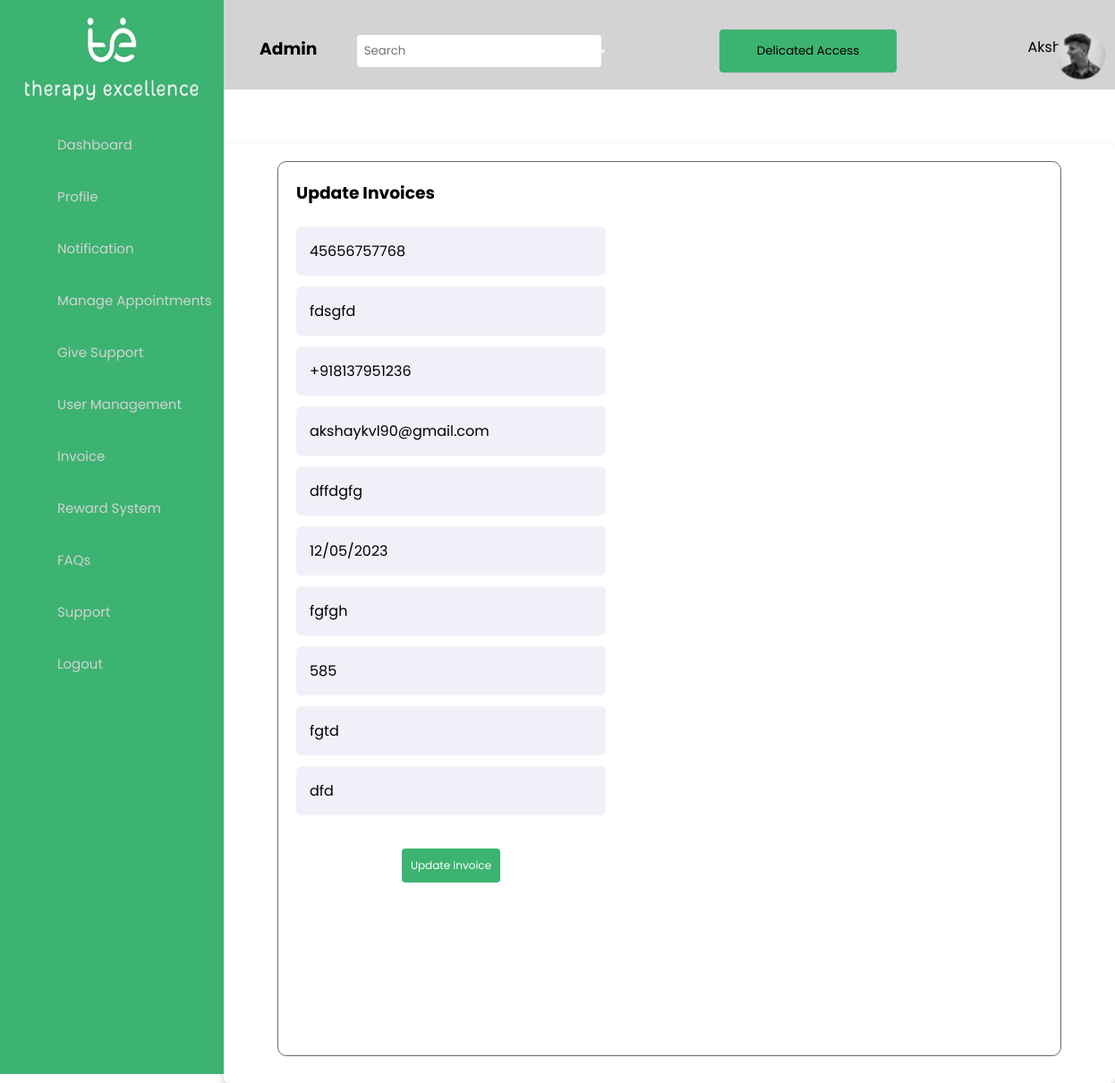
Page /Adminupdateinvoice2 on the committed database.
### Admin/models.py (models this page shows, shortened)
class Admin_Invoice(models.Model):
    ID=models.AutoField(primary_key=True,blank=True,unique=True)
    Bill_No=models.CharField(max_length=42)
    Patient_Name=models.CharField(max_length=42)
    Phone_Number=models.CharField(max_length=42)
    Email= models.EmailField()
    Assigned_Therapist= models.CharField(max_length=42)
    Date = models.CharField(max_length=42)
    Address= models.CharField(max_length=42)
    Total_Amount= models.CharField(max_length=42)
    Payment_Method= models.CharField(max_length=42)
    Payment_Status= models.CharField(max_length=42)

### Admin/views.py (the view, shortened to what this page needs)
# urls.py: path('Adminupdateinvoice<int:ID>', views.Update_invoice, name='Adminupdateinvoice'),
def Update_invoice(request,ID, *args, **kwargs):
    cust_obj = Admin_Invoice.objects.get(ID=ID)
    if request.method=='GET':
        return render(request, 'Adminupdateinvoice.html', {'cust_obj': cust_obj})

### templates/Adminupdateinvoice.html (shortened to what this page needs)
{% load static %}
<!DOCTYPE html>
<html lang="en">
<head>
    <link rel="stylesheet" href="{% static 'css/addprofile.css' %} ">
    <link rel="stylesheet" href="{% static 'css/addinvoice.css' %} ">
    <link rel="stylesheet" href="{% static 'css/sidebar.css' %}" >
    <link href="https://unpkg.com/boxicons@2.0.7/css/boxicons.min.css" rel="stylesheet" />
    <link rel="stylesheet" href="https://cdnjs.cloudflare.com/ajax/libs/normalize/5.0.0/normalize.min.css">
    <link rel="stylesheet" href="{% static 'css/list1.css' %}" >
</head>
<body>
<div class="sidebar">
        <img src="static/img/images/logo_2.png" alt="Side Navigation Image">
      <ul class="nav-list">
        <li>
          <a href="adminhome">
           <i><iconify-icon icon="material-symbols:dashboard"></iconify-icon></i>
            <span class="links_name">Dashboard</span>
          </a>
        </li>
        <li>
          <a href="adprofile">
           <i><iconify-icon icon="iconamoon:profile-duotone"></iconify-icon></i>
            <span class="links_name">Profile</span>
          </a>
        </li>
        <li>
          <a href="adnotification">
             <i><iconify-icon icon="iconamoon:notification-duotone"></iconify-icon></i>
            <span class="links_name">Notification</span>
          </a>
        </li>
        <li>
          <ul>
          <li class="section">
              <a href="#"><i><iconify-icon icon="uil:calender"></iconify-icon></i>
                  <span class="links_name">Manage Appointments</span>
              </a>
          </li>
        </ul>
          <ul>
          <li class="section">
              <a href="#"><i><iconify-icon icon="healthicons:wold-care"></i>
                  <span class="links_name">Give Support</span>
              </a>
          </li>
          <ul>
          <li class="section">
              <a href="#"><i><iconify-icon icon="fa-solid:users"></i>
                  <span class="links_name">User Management</span>
              </a>
          </li>
              </ul>
          </li>
        <li>
            <a href="adinvoice"><i><iconify-icon icon="la:file-invoice"></i>
            <span class="links_name">Invoice</span>
          </a>
        </li>
        <li>
          <a href="adrewardsystem"><i><iconify-icon icon="fluent:reward-12-filled"></i>
            <span class="links_name">Reward System</span>
          </a>
        </li>
        <li>
            <a href="adfaq"><i><iconify-icon icon="streamline:interface-help-question-circle-circle-faq-frame-help-info-mark-more-query-question"></i>
            <span class="links_name">FAQs</span>
          </a>
        </li>
        <li>
            <a href="adsupport"><i><iconify-icon icon="bx:headphone"></i>
            <span class="links_name">Support</span>
          </a>
        </li>
        <li>
          <a href="logout">
            <i><iconify-icon icon="material-symbols:logout"></i>
            <span class="links_name">Logout</span>
          </a>
        </li>
      </ul>
    </div>
    <section class="home-section">
  <nav>
    <ul>
      <li><h3><a href="#">Admin</a></li></h3>
       <li class="search-bar">
        <form>
          <input type="text" placeholder="Search">
          <button type="submit"></button>
        </form>
      </li>
      <li>
          <button class="my-button1">Delicated Access</button>
      </li>
      <img src="static/img/images/Ellipse_1.png">
       <li class="right">
  <a href="#">Akshay</a>
</li>
    </ul>
  </nav>
 <div class="container">
        <div class="profile-card">
          <h3 >Update Invoices</h3>
<div class="account-info">
                    <div class="data">
                        <div class="important-data">
                            <section class="data-item">
<div class="right-side">
           <form action="Adminupdateinvoice{{cust_obj.ID}}" method="POST">
              <div class="input-box">
              <input type="text" placeholder="Enter Bill No" name="Bill_No"  value="{{cust_obj.Bill_No}}" required><br>
            </div>
            <div class="input-box">
               <input type="text" placeholder="Enter Patient Name" name="Patient_Name"  value="{{cust_obj.Patient_Name}}" required><br>
            </div>
            <div class="input-box">
              <input type="text" placeholder="Enter Phone Number" name="Phone_Number"  value="{{cust_obj.Phone_Number}}" required><br>
            </div>
            <div class="input-box">
              <input type="text" placeholder="Enter Your Email" name="Email"  value="{{cust_obj.Email}}" required><br>
            </div>
            <div class="input-box">
               <input type="text" placeholder="Assigned Therapist" name="Assigned_Therapist"  value="{{cust_obj.Assigned_Therapist}}" required><br>
            </div>
            <div class="input-box">
              <input type="text" placeholder="Date" name="Date"  value="{{cust_obj.Date}}" required><br>
            </div>
            <div class="input-box">
              <input type="text" placeholder="Address" name="Address"  value="{{cust_obj.Address}}" required><br>
            <div class="input-box">
              <input type="text" placeholder="Total_Amount" name="Total_Amount"  value="{{cust_obj.Total_Amount}}" required><br>
            <div class="input-box">
              <input type="text" placeholder="Payment_Method" name="Payment_Method"  value="{{cust_obj.Payment_Method}}" required><br>
            <div class="input-box">
              <input type="text" placeholder="Payment_Status" name="Payment_Status"  value="{{cust_obj.Payment_Status}}" required><br>
            </div><br>
                <button type="submit" class="my-button green-button">Update invoice</button>
            </div>
          </form>
        </div>
      </div>
    </div>
</body>
</html>

### static/css/addprofile.css (style rules this page uses)
.container { max-width: 1100px; width: 100%; background: #fff; border-radius: 6px; padding: 20px 60px 30px 40px; box-shadow: 0 5px 10px rgba(0, 0, 0, 0.2); }
.right-side .input-box { height: 55px; width: 100%; margin: 12px 0; }
.right-side .input-box input, .right-side .input-box textarea { height: 100%; width: 100%; border: none; outline: none; font-size: 16px; background: #f0f1f8; border-radius: 6px; padding: 0 15px; resize: none; }

### static/css/addinvoice.css (style rules this page uses)
html { box-sizing: border-box; font-family: Arial, Helvetica, sans-serif; }
body { background-image: url(/images/banner.jpg); background-size: cover; }
.profile-card h3 { padding: 10px; }
.container { height: auto; backdrop-filter: blur(20px); display: flex; justify-content: center; align-items: center; margin-top: 60px; margin-right: 10px; }
.profile-card { width: 1100px; height: 1000px; background-color: white; border-radius: 10px; border: 1px solid dimgray; padding: 10px; margin-left: 20px; display: grid; grid-template-rows: 10px auto; }
.account-info { display: grid; padding: 10px; margin-top:10px; margin-bottom: 10px; margin-left:-30px; margin-right: 0px; }
.data { flex-direction: column; justify-content: space-between; color: var(--secondary-color); padding: 20px; text-align: center; border: 1px solid var(--border-color); border-radius: 10px; margin-left: 10px; }
.important-data { display: flex; justify-content: space-between; align-items: center; }

### static/css/sidebar.css (style rules this page uses)
* { margin: 0; padding: 0; box-sizing: border-box; font-family: "Poppins" , sans-serif; }
.sidebar { position: fixed; left: 0; top: 0; height: 150vh; width: 250px; background: rgb(60, 179, 113); padding: 6px 14px; z-index: 99; overflow-y: scroll; }
.sidebar img { display: block; margin: 10px auto; width: 200px; height: 100px; }
.sidebar i { color: #fff; height: 60px; min-width: 50px; font-size: 25px; text-align: center; line-height: 60px; }
.sidebar .nav-list { margin-top: 20px; height: 100%; }
.sidebar li { position: relative; margin: 8px 0; list-style: none; }
.sidebar li a { display: flex; height: 101%; width: 101%; border-radius: 12px; align-items: center; text-decoration: none; transition: all 0.4s ease; background:; }
.sidebar li a .links_name { color: lightgrey; font-size: 15px; font-weight: 400; white-space: nowrap; }
.sidebar li i { height: 50px; line-height: 50px; font-size: 18px; border-radius: 12px; }
.home-section { position: relative; background:white; min-height: 100vh; top: 0; left: 250px; width: calc(100% - 250px); transition: all 0.5s ease; z-index: 2; }
nav { background-color: lightgrey; height: 100px; }
nav ul { list-style-type: none; margin: 0; padding: 0; }
nav ul li { display: inline-block; }
nav ul li.right { float: right; }
nav ul li a { display: block; padding: 40px; color: black; text-decoration: none; }
nav ul li.search-bar { margin-left: auto; width: 400px; }
nav form { display: flex; align-items: center; }
nav input[type="text"] { padding: 8px; border: none; border-radius: 4px; }
nav img { transform: translate(315%, 50%); }
.my-button1 { width: 200px; padding: 5px; height: 50px; background-color: rgb(60, 179, 113); border: 1px solid #ccc; border-radius: 5px; }

### static/css/list1.css (style rules this page uses)
.my-button { display: inline-block; padding: 10px 10px; font-size: 12px; text-align: center; text-decoration: none; border: none; border-radius: 4px; cursor: pointer; transition: background-color 0.3s ease; }
.green-button { background-color: MediumSeaGreen; color: #fff; }

### rows in the picture
Admin_Invoice: Bill_No "45656757768", Patient_Name "fdsgfd", Phone_Number "+918137951236", Email "akshaykvl90@gmail.com", Assigned_Therapist "dffdgfg", Date "12/05/2023", Address "fgfgh", Total_Amount "585", Payment_Method "fgtd", Payment_Status "dfd"
